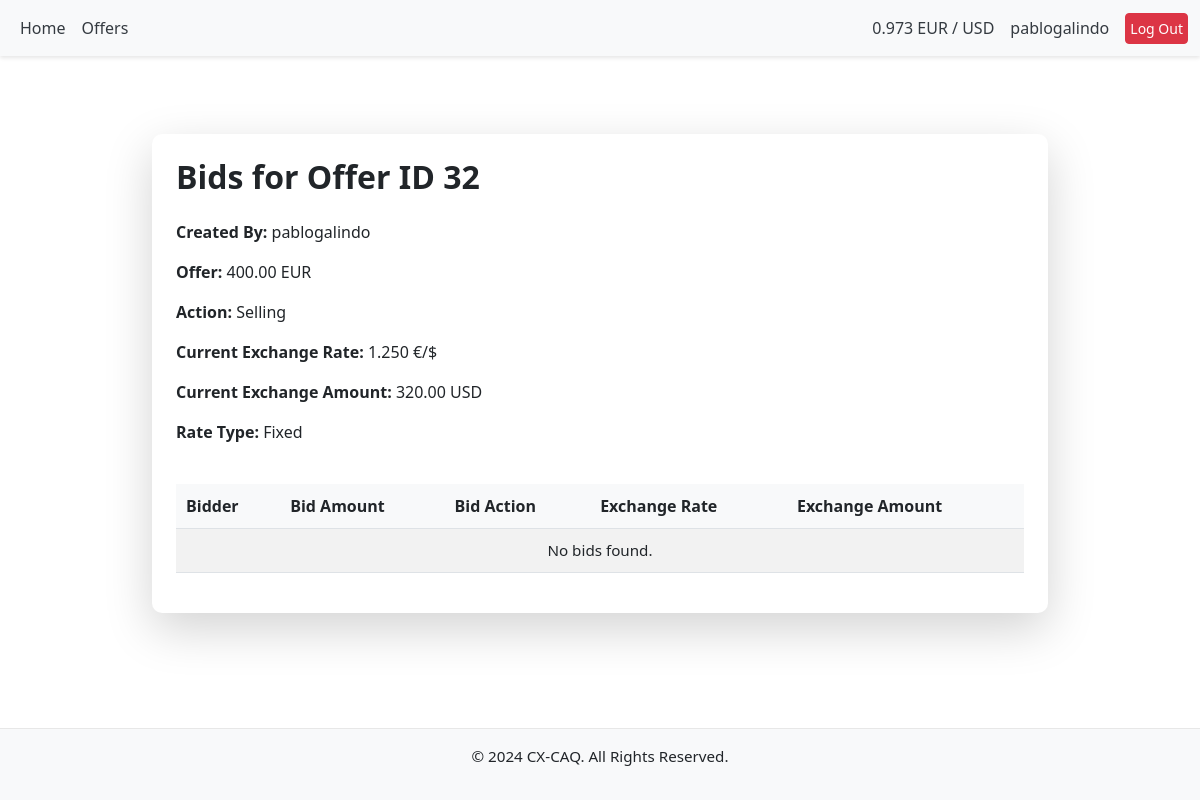
Page /offers/32/view_bids/?next=/dashboard/ (signed in) on the earlier database version.
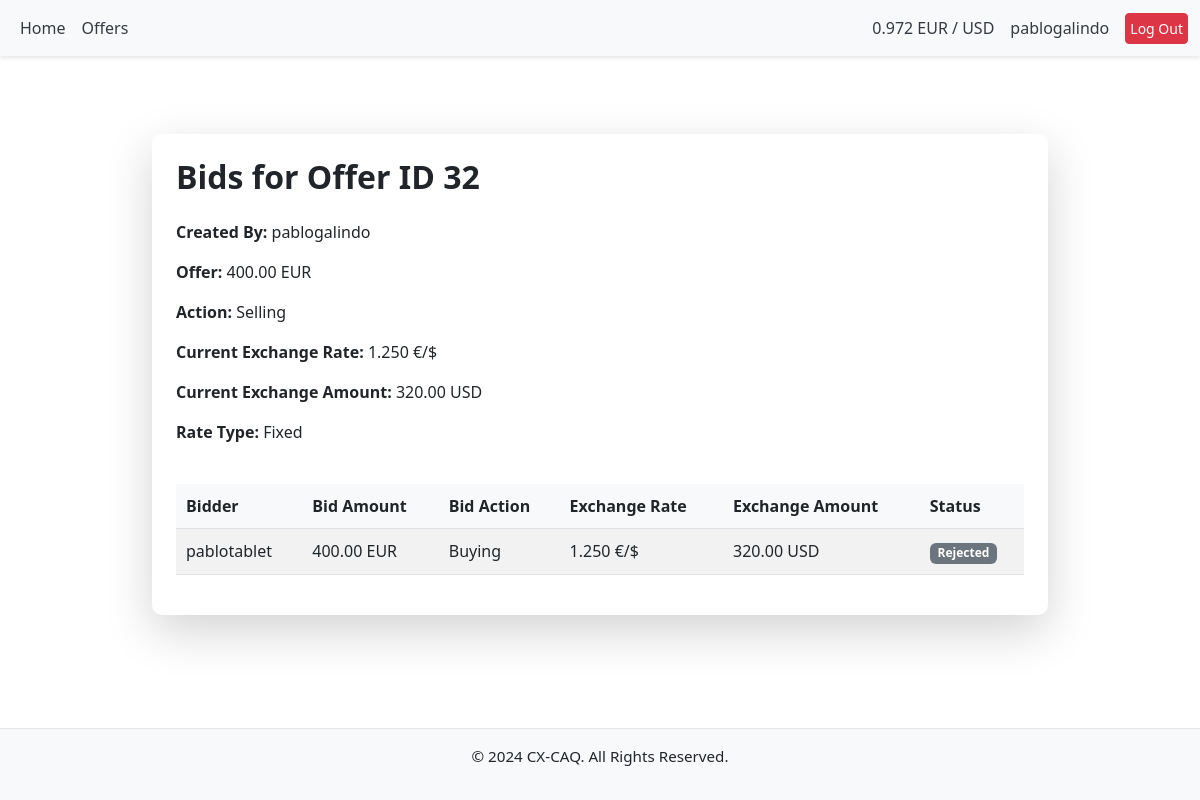
Same page on the later database version.
### offers/models.py (models this page shows, shortened)
class Bid(models.Model):
    STATUS_CHOICES = [
        ('AWAITING', 'Awaiting Response'),
        ('ACCEPTED', 'Accepted'),
        ('REJECTED', 'Rejected'),
    ]
    offer = models.ForeignKey(
        'Offer', on_delete=models.CASCADE, related_name='bids')
    user = models.ForeignKey(
        User, on_delete=models.CASCADE, related_name='bids')
    amount = models.DecimalField(max_digits=10, decimal_places=2)
    currency = models.CharField(max_length=3, choices=Offer.CURRENCY_CHOICES)
    exchange_rate = models.DecimalField(max_digits=8, decimal_places=3)
    created_at = models.DateTimeField(auto_now_add=True)
    status = models.CharField(
        max_length=10, choices=STATUS_CHOICES, default='AWAITING')
    contact_shared = models.BooleanField(default=False)
    class Meta:
        unique_together = ('user', 'offer')

class Offer(models.Model):
    CURRENCY_CHOICES = [
        ('USD', 'US Dollar'),
        ('EUR', 'Euro'),
    ]
    RATE_TYPE_CHOICES = [
        ('FIXED', 'Fixed'),
        ('FLEXIBLE', 'Flexible'),
    ]
    user = models.ForeignKey(
        User, on_delete=models.CASCADE, related_name="offers")
    currency = models.CharField(max_length=3, choices=CURRENCY_CHOICES)
    amount = models.DecimalField(max_digits=10, decimal_places=2)
    exchange_rate = models.DecimalField(
        max_digits=8, decimal_places=3, null=True, blank=True)
    is_buying = models.BooleanField()
    rate_type = models.CharField(
        max_length=10, choices=RATE_TYPE_CHOICES, default='FIXED')
    created_at = models.DateTimeField(auto_now_add=True)
    class Meta:
        ordering = ['-created_at']

### offers/views.py (the view)
# urls.py: path('<int:offer_id>/view_bids/', views.view_bids, name='view_bids'),
@login_required
def view_bids(request, offer_id):
    offer = get_object_or_404(Offer, id=offer_id, user=request.user)
    offer.action = "Buying" if offer.is_buying else "Selling"
    offer.converted_amount = (
        round(offer.amount / offer.exchange_rate
              if offer.currency == "EUR"
              else offer.amount * offer.exchange_rate, 2))
    offer.converted_amount_currency = ("EUR"
                                       if offer.currency == "USD" else "USD")
    bids = offer.bids.all()
    has_accepted_bids = offer.bids.filter(status='ACCEPTED').exists()
    has_awaiting_bids = offer.bids.filter(status='AWAITING').exists()
    bids_exist = offer.bids.exists()
    for bid in bids:
        bid.converted_amount = (
            round(bid.amount / bid.exchange_rate
                  if bid.offer.currency == "EUR"
                  else bid.amount * bid.exchange_rate, 2)
        )
        bid.converted_amount_currency = ("EUR"
                                         if offer.currency == "USD" else "USD")
        bid.action = "Selling" if bid.offer.is_buying else "Buying"
    return render(request,
                  'offers/view_bids.html',
                  {'offer': offer,
                   'bids': bids,
                   'has_accepted_bids': has_accepted_bids,
                   'has_awaiting_bids': has_awaiting_bids,
                   'bids_exist': bids_exist
                   })

### offers/context_processors.py (called while the page is built)
def exchange_rate_processor(request):
    try:
        latest_rate = LatestExchangeRate.objects.latest("timestamp").rate
        print(f"Latest exchange rate fetched from database: {latest_rate}")
    except LatestExchangeRate.DoesNotExist:
        try:
            latest_rate = fetch_and_update_exchange_rate()
            print(f"Latest exchange rate fetched: {latest_rate}")
        except ValueError as e:
            print(f"Error fetching exchange rate: {e}")
            latest_rate = "N/A"
    return {
        "exchange_rate": round(latest_rate, 3)
    }

### offers/templates/offers/view_bids.html (shortened to what this page needs)
{% extends "base.html" %}
{% block content %}
<div class="container mt-5">
    <div class="card p-4 shadow-lg">
        <h2 class="mb-4">Bids for Offer ID {{ offer.id }}</h2>
        <p><strong>Created By:</strong> {{ offer.user.username }}</p>
        <p><strong>Offer: </strong>{{offer.amount}} {{offer.currency}}</p>
        <p><strong>Action:</strong> {{offer.action}}</p>
        <p><strong>Current Exchange Rate:</strong> {{ offer.exchange_rate }} €/$</p>
        <p><strong>Current Exchange Amount: </strong>{{offer.converted_amount}} {{offer.converted_amount_currency}}</p>
        <p><strong>Rate Type: </strong>{{offer.get_rate_type_display}}</p>
        <div class="table-responsive mt-4">
            <table class="table table-striped">
                <thead>
                    <tr>
                        <th>Bidder</th>
                        <th>Bid Amount</th>
                        <th>Bid Action</th>
                        <th>Exchange Rate</th>
                        <th>Exchange Amount</th>
                        {% if bids_exist %}
                        <th>Status</th>
                        {% endif %}
                    </tr>
                </thead>
                <tbody>
                    {% for bid in bids %}
                    <tr>
                        <td>{{ bid.user.username }}</td>
                        <td>{{ bid.amount }} {{ bid.offer.currency }}</td>
                        <td>{{ bid.action }}</td>
                        <td>{{bid.exchange_rate}}  €/$</td>
                        <td>{{ bid.converted_amount }} {{bid.converted_amount_currency}} </td>
                        <td>
                            <span class="badge {% if bid.status == 'AWAITING' %}bg-warning{% elif bid.status == 'ACCEPTED' %}bg-success{% else %}bg-secondary{% endif %}">
                                {{ bid.get_status_display }}
                            </span>
                        </td>
                    </tr>
                    {% empty %}
                    <tr>
                        <td colspan="5" class="text-center">No bids found.</td>
                    </tr>
                    {% endfor %}
                </tbody>
            </table>
        </div>
    </div>
</div>
{% endblock %}

### templates/base.html (shortened to what this page needs)
{% load static %}
<!DOCTYPE html>
<html lang="en">
<head>
    <link href="https://cdn.jsdelivr.net/npm/bootstrap@5.3.0-alpha3/dist/css/bootstrap.min.css" rel="stylesheet">
    <link rel="stylesheet" href="{% static 'css/style.css' %}">
    <link href="https://cdn.jsdelivr.net/npm/bootstrap-icons/font/bootstrap-icons.css" rel="stylesheet">
</head>
<body>
    <nav class="navbar navbar-expand-lg navbar-light bg-light">
        <div class="container-fluid">
            {% if user.is_authenticated %}
            <div class="collapse navbar-collapse" id="navbarNav">
                <ul class="navbar-nav">
                    <li class="nav-item">
                        <a class="nav-link" href="/">Home</a>
                    </li>
                    <li class="nav-item">
                        <a class="nav-link" href="{% url 'offers:view_offers'%}">Offers</a>
                    </li>
                </ul>
            </div>
            {% endif %}
            <div class="d-flex align-items-center">
                <div class="navbar-text me-3">
                    {{ exchange_rate }} EUR / USD
                </div>
                {% if user.is_authenticated %}
                <div class="navbar-text me-3">
                    {{ user.username }}
                </div>
                {% endif %}
                {% if user.is_authenticated %}
                <a href="/accounts/logout/" class="btn btn-danger btn-sm">Log Out</a>
                {% endif %}
            </div>
        </div>
    </nav>
    <main class="container mt-4">
        {% block content %}
        {% endblock %}
    </main>
    <footer class="bg-light text-center py-3 mt-auto">
        <p>&copy; 2024 CX-CAQ. All Rights Reserved.</p>
    </footer>
</body>
</html>

Differences in the rows shown:
added Bid: user.username "pablotablet", amount "400.00", offer.currency "EUR", action "Buying", exchange_rate "1.250", converted_amount "320.00", converted_amount_currency "USD", status "Rejected"
Other differences:
{{ exchange_rate }}: "0.973" → "0.972"
text no longer shown: "No bids found."
text now shown: "Status"
